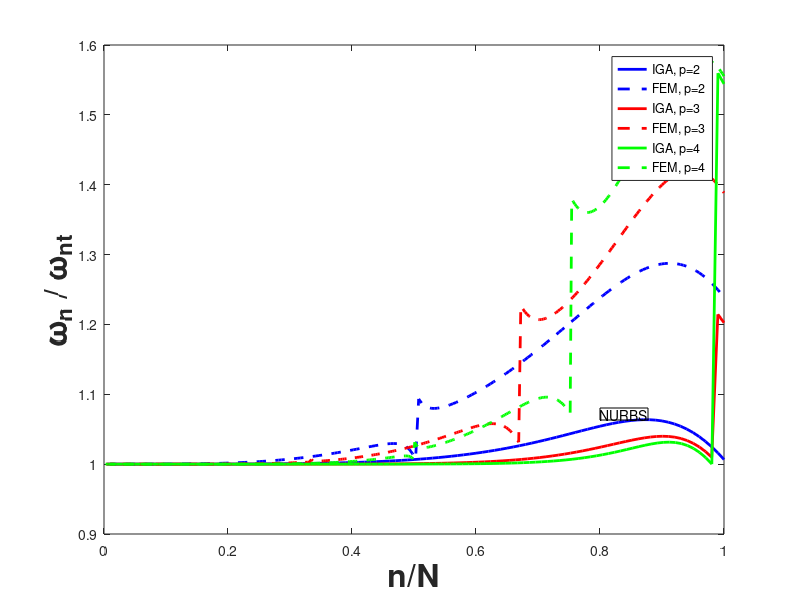

Write the MATLAB code that produced this figure. (Note: this script raises an error after producing the figure.)
clear all
close all
clc
load('rodk2.mat')
ck2 = coordinate;
fk2 = fun_plot;
load('rodk3.mat')
ck3 = coordinate;
fk3 = fun_plot;
load('rodk4.mat')
ck4 = coordinate;
fk4 = fun_plot;
load('rodp2.mat')
cp2 = coordinate;
fp2 = fun_plot;
load('rodp3.mat')
cp3 = coordinate;
fp3 = fun_plot;
load('rodp4.mat')
cp4 = coordinate;
fp4 = fun_plot;
clear coordinate fun_plot

figure(1)
plot(ck2, fk2,'b', 'LineWidth',2)
hold on
plot(cp2, fp2,'b--','LineWidth',2)
plot(ck3, fk3,'r', 'LineWidth',2)
plot(cp3, fp3,'r--','LineWidth',2)
plot(ck4, fk4,'g', 'LineWidth',2)
plot(cp4, fp4,'g--','LineWidth',2)
legend('IGA, p=2','FEM, p=2','IGA, p=3','FEM, p=3','IGA, p=4','FEM, p=4')
xlabel('n/N','FontWeight','bold','FontSize',23)
ylabel('\omega_n / \omega_{nt}','FontWeight','bold','FontSize',23)
a = annotation('textbox', [0.75, 0.3, 0.1, 0.1], 'String', "NURBS");
a.FontSize = 20;
a.FontWeight = 'bold';
a.EdgeColor = 'white';
b = annotation('textbox', [0.65, 0.65, 0.1 0.1], 'String', "FEA");
b.FontSize = 20;
b.FontWeight = 'bold';
b.EdgeColor = 'white';
set(gca,'FontSize',20)
% figure(2)

% figure(3)